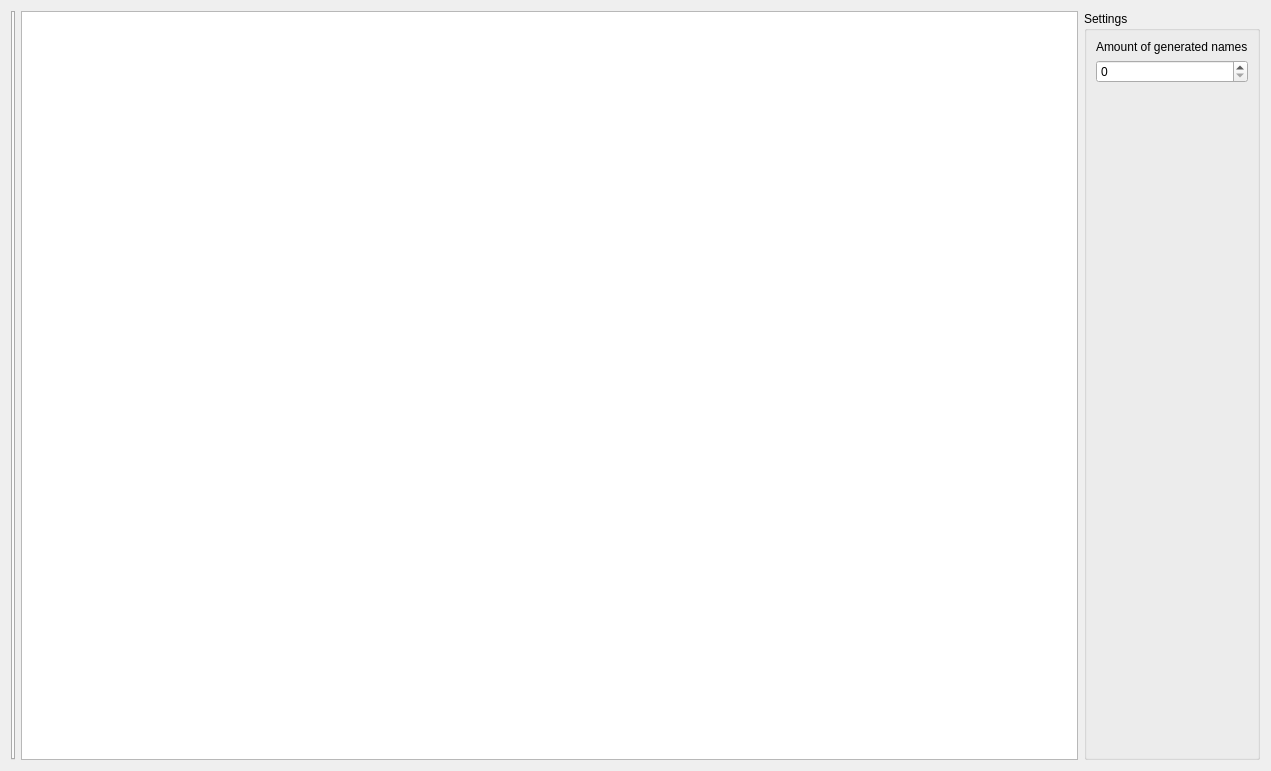
<?xml version="1.0" encoding="UTF-8"?>
<ui version="4.0">
 <class>NameGenerator</class>
 <widget class="QWidget" name="NameGenerator">
  <property name="geometry">
   <rect>
    <x>0</x>
    <y>0</y>
    <width>1271</width>
    <height>771</height>
   </rect>
  </property>
  <property name="windowTitle">
   <string>Form</string>
  </property>
  <layout class="QHBoxLayout" name="horizontalLayout">
   <item>
    <widget class="QTabWidget" name="tabWidget_categories">
     <property name="sizePolicy">
      <sizepolicy hsizetype="Maximum" vsizetype="Expanding">
       <horstretch>0</horstretch>
       <verstretch>0</verstretch>
      </sizepolicy>
     </property>
     <property name="tabPosition">
      <enum>QTabWidget::West</enum>
     </property>
    </widget>
   </item>
   <item>
    <widget class="QTextEdit" name="textEdit_names"/>
   </item>
   <item>
    <widget class="QGroupBox" name="groupBox_settings">
     <property name="sizePolicy">
      <sizepolicy hsizetype="Maximum" vsizetype="Preferred">
       <horstretch>0</horstretch>
       <verstretch>0</verstretch>
      </sizepolicy>
     </property>
     <property name="title">
      <string>Settings</string>
     </property>
     <layout class="QVBoxLayout" name="verticalLayout">
      <item>
       <widget class="QLabel" name="label">
        <property name="text">
         <string>Amount of generated names</string>
        </property>
       </widget>
      </item>
      <item>
       <widget class="QSpinBox" name="spinBox_amount"/>
      </item>
      <item>
       <spacer name="verticalSpacer">
        <property name="orientation">
         <enum>Qt::Vertical</enum>
        </property>
        <property name="sizeHint" stdset="0">
         <size>
          <width>20</width>
          <height>40</height>
         </size>
        </property>
       </spacer>
      </item>
     </layout>
    </widget>
   </item>
  </layout>
 </widget>
 <resources/>
 <connections/>
</ui>
